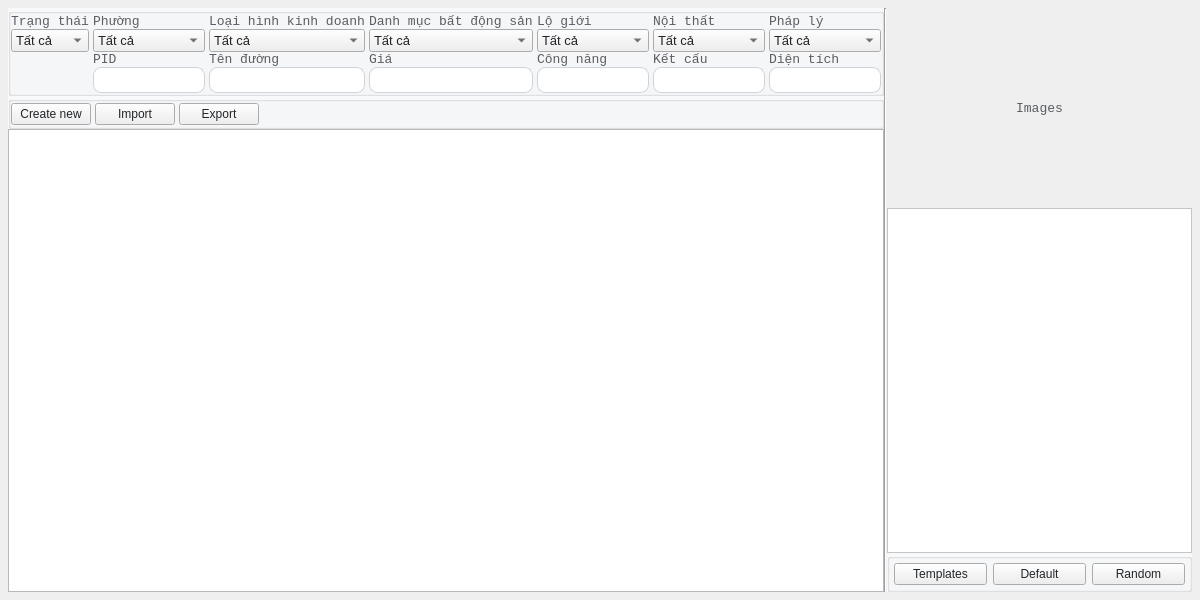
<?xml version="1.0" encoding="UTF-8"?>
<ui version="4.0">
 <class>PageREProduct</class>
 <widget class="QWidget" name="PageREProduct">
  <property name="geometry">
   <rect>
    <x>0</x>
    <y>0</y>
    <width>1200</width>
    <height>600</height>
   </rect>
  </property>
  <property name="font">
   <font>
    <family>Courier New</family>
   </font>
  </property>
  <property name="windowTitle">
   <string>Form</string>
  </property>
  <property name="styleSheet">
   <string notr="true">#REProduct{
  font-family: &quot;Courier New&quot;;
  background-color: #FFFFFF;
}
QGroupBox {
  font-family: &quot;Courier New&quot;;
  font-size: 13px;
  background-color: rgba(248, 249, 250, 1);
}
QLineEdit {
  padding: 4px 0;
  border: 1px solid #ced4da;
  border-radius: 8px;
  margin-left: 8px;
  padding-left: 4px;
  background-color: #FFFFFF;
  color:#212529;
}
QPlainTextEdit {
	background-color: #FFFFFF;
  color:#212529;
}
QLabel {
  font-family: &quot;Courier New&quot;;
  font-size: 13px;
  color: rgb(90, 93, 97);
}
QRadioButton {
  font-family: &quot;Courier New&quot;;
  font-size: 13px;
  color: #212529;
}
QComboBox {
  font-family: &quot;Courier New&quot;;
  font-size: 13px;
  color: #212529;
}
QPushButton {
  color: #212529;
}

</string>
  </property>
  <layout class="QHBoxLayout" name="horizontalLayout_6">
   <property name="spacing">
    <number>0</number>
   </property>
   <property name="leftMargin">
    <number>8</number>
   </property>
   <property name="topMargin">
    <number>8</number>
   </property>
   <property name="rightMargin">
    <number>8</number>
   </property>
   <property name="bottomMargin">
    <number>8</number>
   </property>
   <item>
    <layout class="QHBoxLayout" name="horizontalLayout_5">
     <item>
      <widget class="QWidget" name="contents_container_w" native="true">
       <layout class="QVBoxLayout" name="verticalLayout_28">
        <property name="spacing">
         <number>0</number>
        </property>
        <property name="leftMargin">
         <number>0</number>
        </property>
        <property name="topMargin">
         <number>0</number>
        </property>
        <property name="rightMargin">
         <number>0</number>
        </property>
        <property name="bottomMargin">
         <number>0</number>
        </property>
        <item>
         <layout class="QVBoxLayout" name="verticalLayout_27">
          <property name="spacing">
           <number>0</number>
          </property>
          <property name="bottomMargin">
           <number>0</number>
          </property>
          <item>
           <widget class="QGroupBox" name="search_container">
            <property name="maximumSize">
             <size>
              <width>16777215</width>
              <height>16777215</height>
             </size>
            </property>
            <property name="font">
             <font>
              <family>Courier New</family>
              <pointsize>-1</pointsize>
             </font>
            </property>
            <property name="autoFillBackground">
             <bool>false</bool>
            </property>
            <property name="styleSheet">
             <string notr="true"/>
            </property>
            <property name="title">
             <string/>
            </property>
            <layout class="QGridLayout" name="gridLayout_3">
             <property name="leftMargin">
              <number>0</number>
             </property>
             <property name="topMargin">
              <number>0</number>
             </property>
             <property name="rightMargin">
              <number>0</number>
             </property>
             <property name="bottomMargin">
              <number>0</number>
             </property>
             <property name="spacing">
              <number>0</number>
             </property>
             <item row="0" column="0">
              <layout class="QGridLayout" name="gridLayout">
               <property name="leftMargin">
                <number>0</number>
               </property>
               <property name="topMargin">
                <number>0</number>
               </property>
               <property name="rightMargin">
                <number>0</number>
               </property>
               <property name="bottomMargin">
                <number>0</number>
               </property>
               <property name="horizontalSpacing">
                <number>4</number>
               </property>
               <property name="verticalSpacing">
                <number>0</number>
               </property>
               <item row="0" column="1">
                <widget class="QWidget" name="wards_container_w" native="true">
                 <layout class="QVBoxLayout" name="verticalLayout_15">
                  <property name="spacing">
                   <number>0</number>
                  </property>
                  <property name="leftMargin">
                   <number>0</number>
                  </property>
                  <property name="topMargin">
                   <number>0</number>
                  </property>
                  <property name="rightMargin">
                   <number>0</number>
                  </property>
                  <property name="bottomMargin">
                   <number>0</number>
                  </property>
                  <item>
                   <layout class="QVBoxLayout" name="verticalLayout_16">
                    <item>
                     <widget class="QLabel" name="wards_label">
                      <property name="font">
                       <font>
                        <family>Courier New</family>
                        <pointsize>-1</pointsize>
                       </font>
                      </property>
                      <property name="styleSheet">
                       <string notr="true">margin: 0;</string>
                      </property>
                      <property name="text">
                       <string>Phường</string>
                      </property>
                     </widget>
                    </item>
                    <item>
                     <widget class="QComboBox" name="wards_combobox">
                      <item>
                       <property name="text">
                        <string>Tất cả</string>
                       </property>
                      </item>
                     </widget>
                    </item>
                   </layout>
                  </item>
                 </layout>
                </widget>
               </item>
               <item row="1" column="2">
                <widget class="QWidget" name="street_container_w" native="true">
                 <layout class="QVBoxLayout" name="verticalLayout_3">
                  <property name="spacing">
                   <number>0</number>
                  </property>
                  <property name="leftMargin">
                   <number>0</number>
                  </property>
                  <property name="topMargin">
                   <number>0</number>
                  </property>
                  <property name="rightMargin">
                   <number>0</number>
                  </property>
                  <property name="bottomMargin">
                   <number>0</number>
                  </property>
                  <item>
                   <layout class="QVBoxLayout" name="verticalLayout_4">
                    <item>
                     <widget class="QLabel" name="street_label">
                      <property name="font">
                       <font>
                        <family>Courier New</family>
                        <pointsize>-1</pointsize>
                       </font>
                      </property>
                      <property name="styleSheet">
                       <string notr="true">margin: 0;</string>
                      </property>
                      <property name="text">
                       <string>Tên đường</string>
                      </property>
                     </widget>
                    </item>
                    <item>
                     <widget class="QLineEdit" name="street_input">
                      <property name="styleSheet">
                       <string notr="true">margin: 0;
padding-left: 4px;</string>
                      </property>
                     </widget>
                    </item>
                   </layout>
                  </item>
                 </layout>
                </widget>
               </item>
               <item row="1" column="7">
                <widget class="QWidget" name="area_container_w" native="true">
                 <layout class="QVBoxLayout" name="verticalLayout_5">
                  <property name="spacing">
                   <number>0</number>
                  </property>
                  <property name="leftMargin">
                   <number>0</number>
                  </property>
                  <property name="topMargin">
                   <number>0</number>
                  </property>
                  <property name="rightMargin">
                   <number>0</number>
                  </property>
                  <property name="bottomMargin">
                   <number>0</number>
                  </property>
                  <item>
                   <layout class="QVBoxLayout" name="verticalLayout_6">
                    <item>
                     <widget class="QLabel" name="area_label">
                      <property name="font">
                       <font>
                        <family>Courier New</family>
                        <pointsize>-1</pointsize>
                       </font>
                      </property>
                      <property name="styleSheet">
                       <string notr="true">margin: 0;</string>
                      </property>
                      <property name="text">
                       <string>Diện tích</string>
                      </property>
                     </widget>
                    </item>
                    <item>
                     <widget class="QLineEdit" name="area_input">
                      <property name="styleSheet">
                       <string notr="true">margin: 0;
padding-left: 4px;</string>
                      </property>
                     </widget>
                    </item>
                   </layout>
                  </item>
                 </layout>
                </widget>
               </item>
               <item row="0" column="7">
                <widget class="QWidget" name="legal_s_container_w" native="true">
                 <layout class="QVBoxLayout" name="verticalLayout_23">
                  <property name="spacing">
                   <number>0</number>
                  </property>
                  <property name="leftMargin">
                   <number>0</number>
                  </property>
                  <property name="topMargin">
                   <number>0</number>
                  </property>
                  <property name="rightMargin">
                   <number>0</number>
                  </property>
                  <property name="bottomMargin">
                   <number>0</number>
                  </property>
                  <item>
                   <layout class="QVBoxLayout" name="verticalLayout_24">
                    <item>
                     <widget class="QLabel" name="legal_s_label">
                      <property name="font">
                       <font>
                        <family>Courier New</family>
                        <pointsize>-1</pointsize>
                       </font>
                      </property>
                      <property name="styleSheet">
                       <string notr="true">margin: 0;</string>
                      </property>
                      <property name="text">
                       <string>Pháp lý</string>
                      </property>
                     </widget>
                    </item>
                    <item>
                     <widget class="QComboBox" name="legal_s_combobox">
                      <item>
                       <property name="text">
                        <string>Tất cả</string>
                       </property>
                      </item>
                     </widget>
                    </item>
                   </layout>
                  </item>
                 </layout>
                </widget>
               </item>
               <item row="1" column="5">
                <widget class="QWidget" name="function_cotnainer_w" native="true">
                 <layout class="QVBoxLayout" name="verticalLayout_9">
                  <property name="spacing">
                   <number>0</number>
                  </property>
                  <property name="leftMargin">
                   <number>0</number>
                  </property>
                  <property name="topMargin">
                   <number>0</number>
                  </property>
                  <property name="rightMargin">
                   <number>0</number>
                  </property>
                  <property name="bottomMargin">
                   <number>0</number>
                  </property>
                  <item>
                   <layout class="QVBoxLayout" name="verticalLayout_10">
                    <item>
                     <widget class="QLabel" name="function_label">
                      <property name="font">
                       <font>
                        <family>Courier New</family>
                        <pointsize>-1</pointsize>
                       </font>
                      </property>
                      <property name="styleSheet">
                       <string notr="true">margin: 0;</string>
                      </property>
                      <property name="text">
                       <string>Công năng</string>
                      </property>
                     </widget>
                    </item>
                    <item>
                     <widget class="QLineEdit" name="function_input">
                      <property name="styleSheet">
                       <string notr="true">margin: 0;
padding-left: 4px;</string>
                      </property>
                     </widget>
                    </item>
                   </layout>
                  </item>
                 </layout>
                </widget>
               </item>
               <item row="0" column="2">
                <widget class="QWidget" name="transaction_container_w" native="true">
                 <property name="styleSheet">
                  <string notr="true">padding</string>
                 </property>
                 <layout class="QVBoxLayout" name="verticalLayout_13">
                  <property name="spacing">
                   <number>0</number>
                  </property>
                  <property name="leftMargin">
                   <number>0</number>
                  </property>
                  <property name="topMargin">
                   <number>0</number>
                  </property>
                  <property name="rightMargin">
                   <number>0</number>
                  </property>
                  <property name="bottomMargin">
                   <number>0</number>
                  </property>
                  <item>
                   <layout class="QVBoxLayout" name="verticalLayout_14">
                    <item>
                     <widget class="QLabel" name="transaction_label">
                      <property name="font">
                       <font>
                        <family>Courier New</family>
                        <pointsize>-1</pointsize>
                       </font>
                      </property>
                      <property name="styleSheet">
                       <string notr="true">margin: 0;</string>
                      </property>
                      <property name="text">
                       <string>Loại hình kinh doanh</string>
                      </property>
                     </widget>
                    </item>
                    <item>
                     <widget class="QComboBox" name="transaction_combobox">
                      <item>
                       <property name="text">
                        <string>Tất cả</string>
                       </property>
                      </item>
                     </widget>
                    </item>
                   </layout>
                  </item>
                 </layout>
                </widget>
               </item>
               <item row="1" column="6">
                <widget class="QWidget" name="structure_container_w" native="true">
                 <layout class="QVBoxLayout" name="verticalLayout_7">
                  <property name="spacing">
                   <number>0</number>
                  </property>
                  <property name="leftMargin">
                   <number>0</number>
                  </property>
                  <property name="topMargin">
                   <number>0</number>
                  </property>
                  <property name="rightMargin">
                   <number>0</number>
                  </property>
                  <property name="bottomMargin">
                   <number>0</number>
                  </property>
                  <item>
                   <layout class="QVBoxLayout" name="verticalLayout_8">
                    <item>
                     <widget class="QLabel" name="structure_label">
                      <property name="font">
                       <font>
                        <family>Courier New</family>
                        <pointsize>-1</pointsize>
                       </font>
                      </property>
                      <property name="styleSheet">
                       <string notr="true">margin: 0;</string>
                      </property>
                      <property name="text">
                       <string>Kết cấu</string>
                      </property>
                     </widget>
                    </item>
                    <item>
                     <widget class="QLineEdit" name="structure_input">
                      <property name="styleSheet">
                       <string notr="true">margin: 0;
padding-left: 4px;</string>
                      </property>
                     </widget>
                    </item>
                   </layout>
                  </item>
                 </layout>
                </widget>
               </item>
               <item row="0" column="4">
                <widget class="QWidget" name="categories_container_w" native="true">
                 <layout class="QVBoxLayout" name="verticalLayout_25">
                  <property name="spacing">
                   <number>0</number>
                  </property>
                  <property name="leftMargin">
                   <number>0</number>
                  </property>
                  <property name="topMargin">
                   <number>0</number>
                  </property>
                  <property name="rightMargin">
                   <number>0</number>
                  </property>
                  <property name="bottomMargin">
                   <number>0</number>
                  </property>
                  <item>
                   <layout class="QVBoxLayout" name="verticalLayout_26">
                    <item>
                     <widget class="QLabel" name="categories_label">
                      <property name="font">
                       <font>
                        <family>Courier New</family>
                        <pointsize>-1</pointsize>
                       </font>
                      </property>
                      <property name="styleSheet">
                       <string notr="true">margin: 0;</string>
                      </property>
                      <property name="text">
                       <string>Danh mục bất động sản</string>
                      </property>
                     </widget>
                    </item>
                    <item>
                     <widget class="QComboBox" name="categories_combobox">
                      <item>
                       <property name="text">
                        <string>Tất cả</string>
                       </property>
                      </item>
                     </widget>
                    </item>
                   </layout>
                  </item>
                 </layout>
                </widget>
               </item>
               <item row="1" column="1">
                <widget class="QWidget" name="pid_container_w" native="true">
                 <layout class="QVBoxLayout" name="verticalLayout_2">
                  <property name="spacing">
                   <number>0</number>
                  </property>
                  <property name="leftMargin">
                   <number>0</number>
                  </property>
                  <property name="topMargin">
                   <number>0</number>
                  </property>
                  <property name="rightMargin">
                   <number>0</number>
                  </property>
                  <property name="bottomMargin">
                   <number>0</number>
                  </property>
                  <item>
                   <layout class="QVBoxLayout" name="verticalLayout">
                    <item>
                     <widget class="QLabel" name="pid_label">
                      <property name="font">
                       <font>
                        <family>Courier New</family>
                        <pointsize>-1</pointsize>
                       </font>
                      </property>
                      <property name="styleSheet">
                       <string notr="true">margin: 0;</string>
                      </property>
                      <property name="text">
                       <string>PID</string>
                      </property>
                     </widget>
                    </item>
                    <item>
                     <widget class="QLineEdit" name="pid_input">
                      <property name="styleSheet">
                       <string notr="true">margin: 0;
padding-left: 4px;</string>
                      </property>
                     </widget>
                    </item>
                   </layout>
                  </item>
                 </layout>
                </widget>
               </item>
               <item row="0" column="5">
                <widget class="QWidget" name="building_line_s_container_w" native="true">
                 <layout class="QVBoxLayout" name="verticalLayout_21">
                  <property name="spacing">
                   <number>0</number>
                  </property>
                  <property name="leftMargin">
                   <number>0</number>
                  </property>
                  <property name="topMargin">
                   <number>0</number>
                  </property>
                  <property name="rightMargin">
                   <number>0</number>
                  </property>
                  <property name="bottomMargin">
                   <number>0</number>
                  </property>
                  <item>
                   <layout class="QVBoxLayout" name="verticalLayout_22">
                    <item>
                     <widget class="QLabel" name="building_line_s_label">
                      <property name="font">
                       <font>
                        <family>Courier New</family>
                        <pointsize>-1</pointsize>
                       </font>
                      </property>
                      <property name="styleSheet">
                       <string notr="true">margin: 0;</string>
                      </property>
                      <property name="text">
                       <string>Lộ giới</string>
                      </property>
                     </widget>
                    </item>
                    <item>
                     <widget class="QComboBox" name="building_line_s_combobox">
                      <item>
                       <property name="text">
                        <string>Tất cả</string>
                       </property>
                      </item>
                     </widget>
                    </item>
                   </layout>
                  </item>
                 </layout>
                </widget>
               </item>
               <item row="0" column="6">
                <widget class="QWidget" name="furniture_s_container_w" native="true">
                 <layout class="QVBoxLayout" name="verticalLayout_19">
                  <property name="spacing">
                   <number>0</number>
                  </property>
                  <property name="leftMargin">
                   <number>0</number>
                  </property>
                  <property name="topMargin">
                   <number>0</number>
                  </property>
                  <property name="rightMargin">
                   <number>0</number>
                  </property>
                  <property name="bottomMargin">
                   <number>0</number>
                  </property>
                  <item>
                   <layout class="QVBoxLayout" name="verticalLayout_20">
                    <item>
                     <widget class="QLabel" name="furniture_s_lable">
                      <property name="font">
                       <font>
                        <family>Courier New</family>
                        <pointsize>-1</pointsize>
                       </font>
                      </property>
                      <property name="styleSheet">
                       <string notr="true">margin: 0;</string>
                      </property>
                      <property name="text">
                       <string>Nội thất</string>
                      </property>
                     </widget>
                    </item>
                    <item>
                     <widget class="QComboBox" name="furniture_s_combobox">
                      <item>
                       <property name="text">
                        <string>Tất cả</string>
                       </property>
                      </item>
                     </widget>
                    </item>
                   </layout>
                  </item>
                 </layout>
                </widget>
               </item>
               <item row="1" column="4">
                <widget class="QWidget" name="price_container_w" native="true">
                 <layout class="QVBoxLayout" name="verticalLayout_11">
                  <property name="spacing">
                   <number>0</number>
                  </property>
                  <property name="leftMargin">
                   <number>0</number>
                  </property>
                  <property name="topMargin">
                   <number>0</number>
                  </property>
                  <property name="rightMargin">
                   <number>0</number>
                  </property>
                  <property name="bottomMargin">
                   <number>0</number>
                  </property>
                  <item>
                   <layout class="QVBoxLayout" name="verticalLayout_12">
                    <item>
                     <widget class="QLabel" name="price_label">
                      <property name="font">
                       <font>
                        <family>Courier New</family>
                        <pointsize>-1</pointsize>
                       </font>
                      </property>
                      <property name="styleSheet">
                       <string notr="true">margin: 0;</string>
                      </property>
                      <property name="text">
                       <string>Giá</string>
                      </property>
                     </widget>
                    </item>
                    <item>
                     <widget class="QLineEdit" name="price_input">
                      <property name="styleSheet">
                       <string notr="true">margin: 0;
padding-left: 4px;</string>
                      </property>
                     </widget>
                    </item>
                   </layout>
                  </item>
                 </layout>
                </widget>
               </item>
               <item row="0" column="0">
                <widget class="QWidget" name="status_container_w" native="true">
                 <layout class="QVBoxLayout" name="verticalLayout_29">
                  <property name="spacing">
                   <number>0</number>
                  </property>
                  <property name="leftMargin">
                   <number>0</number>
                  </property>
                  <property name="topMargin">
                   <number>0</number>
                  </property>
                  <property name="rightMargin">
                   <number>0</number>
                  </property>
                  <property name="bottomMargin">
                   <number>0</number>
                  </property>
                  <item>
                   <layout class="QVBoxLayout" name="verticalLayout_30">
                    <item>
                     <widget class="QLabel" name="status_label">
                      <property name="font">
                       <font>
                        <family>Courier New</family>
                        <pointsize>-1</pointsize>
                       </font>
                      </property>
                      <property name="styleSheet">
                       <string notr="true">margin: 0;</string>
                      </property>
                      <property name="text">
                       <string>Trạng thái</string>
                      </property>
                     </widget>
                    </item>
                    <item>
                     <widget class="QComboBox" name="status_combobox">
                      <item>
                       <property name="text">
                        <string>Tất cả</string>
                       </property>
                      </item>
                     </widget>
                    </item>
                   </layout>
                  </item>
                 </layout>
                </widget>
               </item>
              </layout>
             </item>
            </layout>
           </widget>
          </item>
          <item>
           <widget class="QGroupBox" name="actions_container_w">
            <property name="styleSheet">
             <string notr="true"/>
            </property>
            <property name="title">
             <string/>
            </property>
            <layout class="QHBoxLayout" name="horizontalLayout_2" stretch="0">
             <property name="spacing">
              <number>4</number>
             </property>
             <property name="leftMargin">
              <number>0</number>
             </property>
             <property name="topMargin">
              <number>0</number>
             </property>
             <property name="rightMargin">
              <number>0</number>
             </property>
             <property name="bottomMargin">
              <number>0</number>
             </property>
             <item>
              <layout class="QHBoxLayout" name="horizontalLayout">
               <item>
                <widget class="QPushButton" name="action_create_btn">
                 <property name="text">
                  <string>Create new</string>
                 </property>
                </widget>
               </item>
               <item>
                <widget class="QPushButton" name="action_import_btn">
                 <property name="text">
                  <string>Import</string>
                 </property>
                </widget>
               </item>
               <item>
                <widget class="QPushButton" name="action_export_btn">
                 <property name="text">
                  <string>Export</string>
                 </property>
                </widget>
               </item>
               <item>
                <spacer name="space">
                 <property name="orientation">
                  <enum>Qt::Orientation::Horizontal</enum>
                 </property>
                 <property name="sizeHint" stdset="0">
                  <size>
                   <width>40</width>
                   <height>20</height>
                  </size>
                 </property>
                </spacer>
               </item>
              </layout>
             </item>
            </layout>
           </widget>
          </item>
          <item>
           <widget class="QTableView" name="products_table"/>
          </item>
         </layout>
        </item>
       </layout>
      </widget>
     </item>
     <item>
      <widget class="Line" name="line">
       <property name="styleSheet">
        <string notr="true">margin:0;</string>
       </property>
       <property name="orientation">
        <enum>Qt::Orientation::Vertical</enum>
       </property>
      </widget>
     </item>
     <item>
      <widget class="QWidget" name="details_container_w" native="true">
       <layout class="QVBoxLayout" name="verticalLayout_18">
        <property name="spacing">
         <number>0</number>
        </property>
        <property name="leftMargin">
         <number>0</number>
        </property>
        <property name="topMargin">
         <number>0</number>
        </property>
        <property name="rightMargin">
         <number>0</number>
        </property>
        <property name="bottomMargin">
         <number>0</number>
        </property>
        <item>
         <layout class="QVBoxLayout" name="verticalLayout_17">
          <item>
           <widget class="QLabel" name="image_label">
            <property name="minimumSize">
             <size>
              <width>0</width>
              <height>200</height>
             </size>
            </property>
            <property name="maximumSize">
             <size>
              <width>16777215</width>
              <height>16777215</height>
             </size>
            </property>
            <property name="text">
             <string>Images</string>
            </property>
            <property name="alignment">
             <set>Qt::AlignmentFlag::AlignCenter</set>
            </property>
           </widget>
          </item>
          <item>
           <widget class="QPlainTextEdit" name="detail_text"/>
          </item>
          <item>
           <widget class="QGroupBox" name="detail_action_container_w">
            <property name="title">
             <string/>
            </property>
            <layout class="QHBoxLayout" name="horizontalLayout_4">
             <property name="leftMargin">
              <number>4</number>
             </property>
             <property name="topMargin">
              <number>4</number>
             </property>
             <property name="rightMargin">
              <number>4</number>
             </property>
             <property name="bottomMargin">
              <number>4</number>
             </property>
             <item>
              <layout class="QHBoxLayout" name="horizontalLayout_3">
               <item>
                <widget class="QPushButton" name="action_templates_btn">
                 <property name="text">
                  <string>Templates</string>
                 </property>
                </widget>
               </item>
               <item>
                <widget class="QPushButton" name="action_default_btn">
                 <property name="text">
                  <string>Default</string>
                 </property>
                </widget>
               </item>
               <item>
                <widget class="QPushButton" name="action_random_btn">
                 <property name="text">
                  <string>Random</string>
                 </property>
                </widget>
               </item>
              </layout>
             </item>
            </layout>
           </widget>
          </item>
         </layout>
        </item>
       </layout>
      </widget>
     </item>
    </layout>
   </item>
  </layout>
 </widget>
 <tabstops>
  <tabstop>wards_combobox</tabstop>
  <tabstop>transaction_combobox</tabstop>
  <tabstop>categories_combobox</tabstop>
  <tabstop>building_line_s_combobox</tabstop>
  <tabstop>furniture_s_combobox</tabstop>
  <tabstop>legal_s_combobox</tabstop>
  <tabstop>pid_input</tabstop>
  <tabstop>street_input</tabstop>
  <tabstop>price_input</tabstop>
  <tabstop>function_input</tabstop>
  <tabstop>structure_input</tabstop>
  <tabstop>area_input</tabstop>
  <tabstop>action_create_btn</tabstop>
  <tabstop>action_import_btn</tabstop>
  <tabstop>action_export_btn</tabstop>
  <tabstop>products_table</tabstop>
  <tabstop>detail_text</tabstop>
  <tabstop>action_templates_btn</tabstop>
  <tabstop>action_default_btn</tabstop>
  <tabstop>action_random_btn</tabstop>
 </tabstops>
 <resources/>
 <connections/>
</ui>
